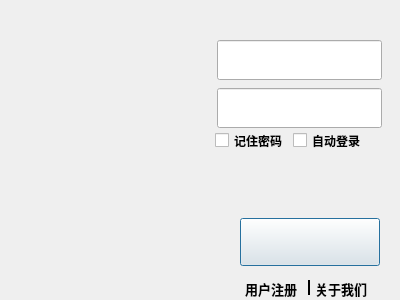
<?xml version="1.0" encoding="UTF-8"?>
<ui version="4.0">
 <class>login</class>
 <widget class="QDialog" name="login">
  <property name="geometry">
   <rect>
    <x>0</x>
    <y>0</y>
    <width>400</width>
    <height>300</height>
   </rect>
  </property>
  <property name="windowTitle">
   <string>德州扑克登录</string>
  </property>
  <property name="windowIcon">
   <iconset resource="icon.qrc">
    <normaloff>:/source/picture/icon/icon_application.jpg</normaloff>:/source/picture/icon/icon_application.jpg</iconset>
  </property>
  <property name="styleSheet">
   <string notr="true">border-image: url(:/source/picture/background/login.jpg);</string>
  </property>
  <property name="modal">
   <bool>true</bool>
  </property>
  <widget class="QPushButton" name="loginButton">
   <property name="geometry">
    <rect>
     <x>240</x>
     <y>218</y>
     <width>140</width>
     <height>48</height>
    </rect>
   </property>
   <property name="cursor">
    <cursorShape>OpenHandCursor</cursorShape>
   </property>
   <property name="styleSheet">
    <string notr="true">border-image: url(:/source/picture/background/loginButton.jpg);</string>
   </property>
   <property name="text">
    <string/>
   </property>
  </widget>
  <widget class="QLineEdit" name="Password">
   <property name="geometry">
    <rect>
     <x>217</x>
     <y>88</y>
     <width>165</width>
     <height>40</height>
    </rect>
   </property>
   <property name="sizePolicy">
    <sizepolicy hsizetype="Expanding" vsizetype="Preferred">
     <horstretch>0</horstretch>
     <verstretch>0</verstretch>
    </sizepolicy>
   </property>
   <property name="font">
    <font>
     <family>Adobe Caslon Pro</family>
     <pointsize>11</pointsize>
    </font>
   </property>
   <property name="styleSheet">
    <string notr="true">border-image: url(:/source/picture/background/inputLine.jpg);</string>
   </property>
   <property name="echoMode">
    <enum>QLineEdit::Password</enum>
   </property>
   <property name="cursorPosition">
    <number>0</number>
   </property>
  </widget>
  <widget class="QLineEdit" name="userID">
   <property name="geometry">
    <rect>
     <x>217</x>
     <y>40</y>
     <width>165</width>
     <height>40</height>
    </rect>
   </property>
   <property name="font">
    <font>
     <family>Adobe Caslon Pro</family>
     <pointsize>20</pointsize>
     <weight>75</weight>
     <bold>true</bold>
    </font>
   </property>
   <property name="styleSheet">
    <string notr="true">border-image: url(:/source/picture/background/inputLine.jpg);</string>
   </property>
  </widget>
  <widget class="QCheckBox" name="autoLogin">
   <property name="geometry">
    <rect>
     <x>293</x>
     <y>130</y>
     <width>70</width>
     <height>21</height>
    </rect>
   </property>
   <property name="font">
    <font>
     <family>Adobe Caslon Pro</family>
     <weight>75</weight>
     <bold>true</bold>
    </font>
   </property>
   <property name="styleSheet">
    <string notr="true">
border-image: url(:/source/picture/background/pureback2.jpg);</string>
   </property>
   <property name="text">
    <string>自动登录</string>
   </property>
  </widget>
  <widget class="QCheckBox" name="rememberPassword">
   <property name="geometry">
    <rect>
     <x>215</x>
     <y>130</y>
     <width>70</width>
     <height>21</height>
    </rect>
   </property>
   <property name="font">
    <font>
     <family>Adobe Caslon Pro</family>
     <pointsize>9</pointsize>
     <weight>75</weight>
     <bold>true</bold>
    </font>
   </property>
   <property name="styleSheet">
    <string notr="true">border-image: url(:/source/picture/background/pureback.jpg);</string>
   </property>
   <property name="text">
    <string>记住密码</string>
   </property>
  </widget>
  <widget class="QLabel" name="sign_in">
   <property name="geometry">
    <rect>
     <x>245</x>
     <y>280</y>
     <width>55</width>
     <height>18</height>
    </rect>
   </property>
   <property name="font">
    <font>
     <family>Adobe Caslon Pro</family>
     <pointsize>10</pointsize>
     <weight>75</weight>
     <bold>true</bold>
    </font>
   </property>
   <property name="cursor">
    <cursorShape>OpenHandCursor</cursorShape>
   </property>
   <property name="styleSheet">
    <string notr="true">background-color: transparent;border-image:url();</string>
   </property>
   <property name="text">
    <string>用户注册</string>
   </property>
  </widget>
  <widget class="QLabel" name="info">
   <property name="geometry">
    <rect>
     <x>315</x>
     <y>280</y>
     <width>55</width>
     <height>18</height>
    </rect>
   </property>
   <property name="font">
    <font>
     <family>Adobe Caslon Pro</family>
     <pointsize>10</pointsize>
     <weight>75</weight>
     <bold>true</bold>
    </font>
   </property>
   <property name="cursor">
    <cursorShape>OpenHandCursor</cursorShape>
   </property>
   <property name="styleSheet">
    <string notr="true">background-color: transparent;border-image:url();</string>
   </property>
   <property name="text">
    <string>关于我们</string>
   </property>
  </widget>
  <widget class="Line" name="line">
   <property name="geometry">
    <rect>
     <x>308</x>
     <y>280</y>
     <width>2</width>
     <height>15</height>
    </rect>
   </property>
   <property name="styleSheet">
    <string notr="true">border-image: url();
background-color: rgb(0, 0, 0);</string>
   </property>
   <property name="orientation">
    <enum>Qt::Vertical</enum>
   </property>
  </widget>
 </widget>
 <resources>
  <include location="icon.qrc"/>
 </resources>
 <connections/>
</ui>
